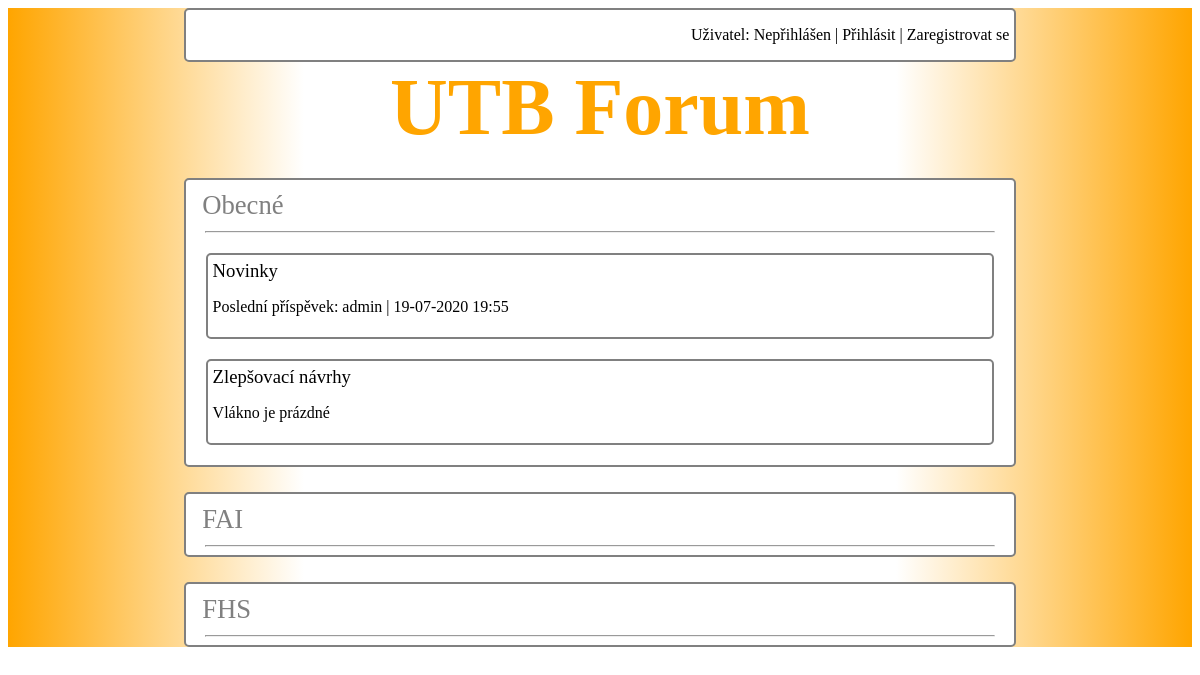
The page / on the database its author committed.
### wwwforum/models.py (models this page shows, shortened)
class Sekce(models.Model):
	class Meta:
		verbose_name = "Sekce"
		verbose_name_plural = "Sekce"
	nazev = models.CharField(max_length=50)
	poradi = models.IntegerField(unique=True)

class Vlakno(models.Model):
	class Meta:
		verbose_name = "Vlákno"
		verbose_name_plural = "Vlákna"
	nazev = models.CharField(max_length=100)
	vytvoreno = models.DateTimeField(auto_now_add=True)
	materska_sekce = models.ForeignKey(Sekce,null = True, on_delete = models.SET_NULL )

class Prispevek(models.Model):
	class Meta:
		verbose_name = "Příspěvek"
		verbose_name_plural = "Příspěvky"
	autor = models.ForeignKey(settings.AUTH_USER_MODEL, on_delete=models.CASCADE)
	obsah = models.TextField(max_length=500)
	vytvoreno = models.DateTimeField(auto_now_add=True)
	materske_vlakno = models.ForeignKey(Vlakno, on_delete = models.CASCADE)

### wwwforum/views.py (the view)
# urls.py: path('',views.index, name = 'index'),
def index(request):
	seznam_sekci = Sekce.objects.order_by('poradi')
	slovnik = {}
	for s in seznam_sekci:
		vlakna = Vlakno.objects.filter(materska_sekce = s.pk)
		slovnik_vlaken={}
		for v in vlakna:
			posledni_prispevek = Prispevek.objects.filter(materske_vlakno = v.pk).order_by('-vytvoreno').first()
			slovnik_vlaken[v] = posledni_prispevek
		slovnik[s] = slovnik_vlaken
	return render( request, 'forum/index.html' , {'slovnik':slovnik})

### wwwforum/templates/forum/index.html
{% extends 'forum/zaklad.html' %}
{% block content %}
{% for s,v in slovnik.items%}
<div class="sekce">
	<p class="nazev_sekce">{{s.nazev}}</p>
	<hr class="oddelovac">
	{% for vlakno, prispevek in v.items %}
		<div class="okenko_vlakna">
			<a class="odkaz_na_vlakno" href="/vlakno/{{vlakno.pk}}">{{vlakno.nazev}}</a><br>
			{% if prispevek %}
				<p>Poslední příspěvek: {{prispevek.autor}} | {{prispevek.vytvoreno |date:'d-m-Y H:i'}}</p>
			{% else %}
				<p>Vlákno je prázdné</p>
			{% endif %}
		</div>
	{% endfor %}
</div>
{% endfor %}
{% endblock %}

### wwwforum/templates/forum/zaklad.html (shortened to what this page needs)
<!doctype html>
<html lang="cs">
  <head>
    {% load static %}
    <link rel="stylesheet" type="text/css" href="{% static 'styl.css' %}">
  </head>
 <body>
  <div class="kontejner_stranka">
    <div class="header">
      <p style="margin-right:5px;">Uživatel:
        {% if user.is_authenticated%}
          {{user.username}}  |  <a href="/logout">Odhlásit</a>
        {% else %}
          Nepřihlášen  |  <a href="/login">Přihlásit</a>
        {% endif %}
          | <a href="/registrace">Zaregistrovat se</a>
      </p>
    </div>
    <a href="/" class="nadpis">UTB Forum</a>
    <div class="kontejner_telo">
     {% block content %} {% endblock %}
    </div>
  </div>
  </body>
</html>

### wwwforum/static/styl.css (style rules this page uses)
.kontejner_stranka { display: flex; flex-direction: column; align-items: center; width: 100%; background-image: linear-gradient(to right,orange, white 25%, white 75%,orange ); }
.header { width: 70%; height: 50px; background-color: white; border-style: solid; border-width: 2px; border-radius: 5px; border-color: gray; text-align: right; }
.kontejner_telo { display: flex; flex-direction: column; width: 70%; align-items: center; }
.sekce { margin-top: 25px; width: 100%; background-color: white; border-style: solid; border-width: 2px; border-radius: 5px; border-color: gray; }
.nazev_sekce { margin: 10px 2%; font-size: 20pt; color: gray; }
.odkaz_na_vlakno { font-size: 14pt; color: black; }
.okenko_vlakna { margin: 20px; padding: 5px; border-style: solid; border-width: 2px; border-radius: 5px; border-color: gray; }
.oddelovac { width: 95%; text-align: center; }
a { text-decoration: none; color:black; }
a.nadpis { font-size: 60pt; font-weight: bold; color: orange; }

### rows shown on the page
Sekce: nazev "Obecné"
Vlakno: nazev "Novinky", autor "admin", vytvoreno "19-07-2020 19:55"
Vlakno: nazev "Zlepšovací návrhy", shows "Vlákno je prázdné"
Sekce: nazev "FAI"
Sekce: nazev "FHS"
